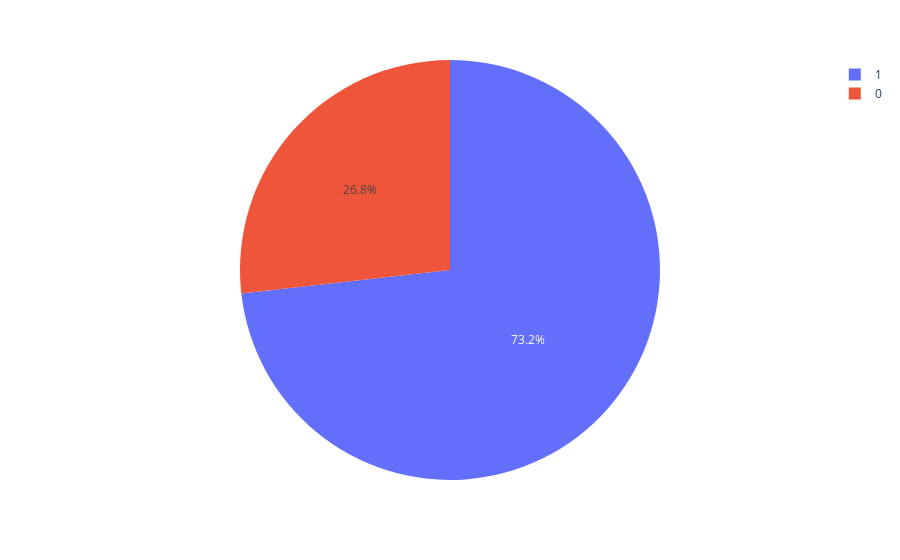

Write notebook code for a chart like this one.
### Code cell
fig = px.pie(final_df.groupby('male').count().reset_index(), names='male', values='profile')
fig.show()

### Figure 1 — Plotly figure (JSON) as saved in the notebook; plotly's stock layout.template omitted (floating-point values rounded to 4 significant figures)
{"data": [{"domain": {"x": [0, 1], "y": [0, 1]}, "hovertemplate": "male=%{label}<br>profile=%{value}<extra></extra>", "labels": [0, 1], "legendgroup": "", "name": "", "showlegend": true, "type": "pie", "values": [9939, 27164]}], "layout": {"legend": {"tracegroupgap": 0}, "margin": {"t": 60}}}
